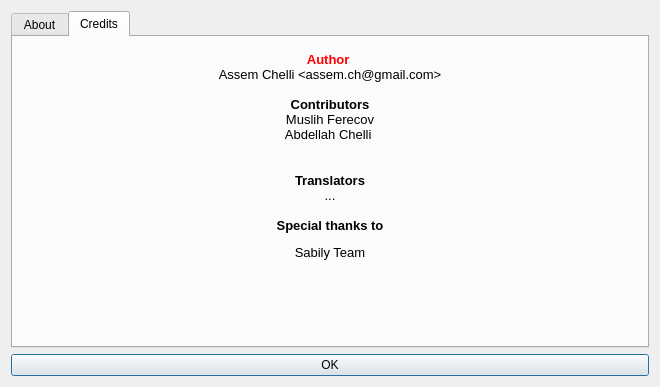
<?xml version="1.0" encoding="UTF-8"?>
<ui version="4.0">
 <class>Dialog</class>
 <widget class="QDialog" name="Dialog">
  <property name="windowModality">
   <enum>Qt::ApplicationModal</enum>
  </property>
  <property name="geometry">
   <rect>
    <x>0</x>
    <y>0</y>
    <width>660</width>
    <height>387</height>
   </rect>
  </property>
  <property name="focusPolicy">
   <enum>Qt::NoFocus</enum>
  </property>
  <property name="windowTitle">
   <string>About </string>
  </property>
  <property name="modal">
   <bool>true</bool>
  </property>
  <layout class="QVBoxLayout" name="verticalLayout">
   <item>
    <widget class="QTabWidget" name="tabWidget">
     <property name="currentIndex">
      <number>1</number>
     </property>
     <widget class="QWidget" name="tab">
      <attribute name="title">
       <string>About</string>
      </attribute>
      <layout class="QVBoxLayout" name="verticalLayout_3">
       <item>
        <widget class="QTextBrowser" name="o_about">
         <property name="sizePolicy">
          <sizepolicy hsizetype="Expanding" vsizetype="Expanding">
           <horstretch>0</horstretch>
           <verstretch>0</verstretch>
          </sizepolicy>
         </property>
         <property name="minimumSize">
          <size>
           <width>300</width>
           <height>25</height>
          </size>
         </property>
         <property name="maximumSize">
          <size>
           <width>16777215</width>
           <height>16777215</height>
          </size>
         </property>
         <property name="font">
          <font>
           <family>Arial</family>
           <pointsize>12</pointsize>
          </font>
         </property>
         <property name="cursor" stdset="0">
          <cursorShape>IBeamCursor</cursorShape>
         </property>
         <property name="toolTip">
          <string/>
         </property>
         <property name="autoFillBackground">
          <bool>false</bool>
         </property>
         <property name="styleSheet">
          <string notr="true">background-color:Transparent;</string>
         </property>
         <property name="frameShape">
          <enum>QFrame::WinPanel</enum>
         </property>
         <property name="frameShadow">
          <enum>QFrame::Sunken</enum>
         </property>
         <property name="lineWidth">
          <number>2</number>
         </property>
         <property name="documentTitle">
          <string notr="true"/>
         </property>
         <property name="undoRedoEnabled">
          <bool>false</bool>
         </property>
         <property name="readOnly">
          <bool>true</bool>
         </property>
         <property name="html">
          <string notr="true">&lt;!DOCTYPE HTML PUBLIC &quot;-//W3C//DTD HTML 4.0//EN&quot; &quot;http://www.w3.org/TR/REC-html40/strict.dtd&quot;&gt;
&lt;html&gt;&lt;head&gt;&lt;meta name=&quot;qrichtext&quot; content=&quot;1&quot; /&gt;&lt;style type=&quot;text/css&quot;&gt;
p, li { white-space: pre-wrap; }
&lt;/style&gt;&lt;/head&gt;&lt;body style=&quot; font-family:'Arial'; font-size:12pt; font-weight:400; font-style:normal;&quot;&gt;
&lt;p align=&quot;center&quot; style=&quot;-qt-paragraph-type:empty; margin-top:0px; margin-bottom:0px; margin-left:0px; margin-right:0px; -qt-block-indent:0; text-indent:0px;&quot;&gt;&lt;/p&gt;
&lt;p align=&quot;center&quot; style=&quot; margin-top:0px; margin-bottom:0px; margin-left:0px; margin-right:0px; -qt-block-indent:0; text-indent:0px;&quot;&gt;&lt;span style=&quot; font-family:'ArabeyesQr'; font-size:14pt; font-weight:600; color:#ff0000;&quot;&gt;AlfanousDesktop &lt;/span&gt;&lt;/p&gt;
&lt;p align=&quot;center&quot; style=&quot; margin-top:0px; margin-bottom:0px; margin-left:0px; margin-right:0px; -qt-block-indent:0; text-indent:0px;&quot;&gt;&lt;span style=&quot; font-family:'ArabeyesQr'; font-size:14pt;&quot;&gt;version &lt;/span&gt;&lt;span style=&quot; font-family:'ArabeyesQr'; font-size:14pt; font-weight:600;&quot;&gt;0.5&lt;/span&gt;&lt;/p&gt;
&lt;p align=&quot;center&quot; style=&quot;-qt-paragraph-type:empty; margin-top:0px; margin-bottom:0px; margin-left:0px; margin-right:0px; -qt-block-indent:0; text-indent:0px; font-family:'ArabeyesQr'; font-size:14pt; font-weight:600;&quot;&gt;&lt;/p&gt;
&lt;p align=&quot;center&quot; style=&quot; margin-top:0px; margin-bottom:0px; margin-left:0px; margin-right:0px; -qt-block-indent:0; text-indent:0px;&quot;&gt;&lt;span style=&quot; font-family:'ArabeyesQr'; font-size:10pt;&quot;&gt;(c) 2010-2011  Alfanous Team. &lt;/span&gt;&lt;/p&gt;
&lt;p align=&quot;center&quot; style=&quot; margin-top:0px; margin-bottom:0px; margin-left:0px; margin-right:0px; -qt-block-indent:0; text-indent:0px;&quot;&gt;&lt;span style=&quot; font-family:'ArabeyesQr'; font-size:10pt;&quot;&gt;All  rights   reserved  under  &lt;/span&gt;&lt;span style=&quot; font-family:'ArabeyesQr'; font-size:10pt; font-weight:600;&quot;&gt;AGPL &lt;/span&gt;&lt;span style=&quot; font-family:'ArabeyesQr'; font-size:10pt;&quot;&gt; license&lt;/span&gt;&lt;/p&gt;
&lt;p align=&quot;center&quot; style=&quot;-qt-paragraph-type:empty; margin-top:0px; margin-bottom:0px; margin-left:0px; margin-right:0px; -qt-block-indent:0; text-indent:0px;&quot;&gt;&lt;/p&gt;
&lt;p align=&quot;center&quot; style=&quot; margin-top:0px; margin-bottom:0px; margin-left:0px; margin-right:0px; -qt-block-indent:0; text-indent:0px;&quot;&gt;&lt;span style=&quot; font-family:'Sans'; font-size:10pt; font-weight:600; color:#000000;&quot;&gt;Website &lt;/span&gt;&lt;span style=&quot; font-family:'Sans'; font-size:10pt; color:#000000;&quot;&gt; &lt;/span&gt;&lt;/p&gt;
&lt;p align=&quot;center&quot; style=&quot; margin-top:0px; margin-bottom:0px; margin-left:0px; margin-right:0px; -qt-block-indent:0; text-indent:0px;&quot;&gt;&lt;span style=&quot; font-family:'Sans'; font-size:10pt;&quot;&gt;www.alfanous.org&lt;/span&gt;&lt;/p&gt;
&lt;p align=&quot;center&quot; style=&quot;-qt-paragraph-type:empty; margin-top:0px; margin-bottom:0px; margin-left:0px; margin-right:0px; -qt-block-indent:0; text-indent:0px;&quot;&gt;&lt;/p&gt;
&lt;p align=&quot;center&quot; style=&quot; margin-top:0px; margin-bottom:0px; margin-left:0px; margin-right:0px; -qt-block-indent:0; text-indent:0px;&quot;&gt;&lt;span style=&quot; font-family:'Sans'; font-size:10pt; font-weight:600; color:#000000;&quot;&gt;Mailinglist&lt;/span&gt;&lt;/p&gt;
&lt;p align=&quot;center&quot; style=&quot; margin-top:0px; margin-bottom:0px; margin-left:0px; margin-right:0px; -qt-block-indent:1; text-indent:0px;&quot;&gt;&lt;span style=&quot; font-family:'Sans'; font-size:10pt;&quot;&gt;alfanous@googlegroup.com &lt;/span&gt;&lt;/p&gt;
&lt;p style=&quot;-qt-paragraph-type:empty; margin-top:0px; margin-bottom:12px; margin-left:0px; margin-right:0px; -qt-block-indent:1; text-indent:0px; font-family:'Sans'; font-size:10pt;&quot;&gt;&lt;/p&gt;&lt;/body&gt;&lt;/html&gt;</string>
         </property>
         <property name="overwriteMode">
          <bool>true</bool>
         </property>
         <property name="acceptRichText">
          <bool>true</bool>
         </property>
         <property name="textInteractionFlags">
          <set>Qt::LinksAccessibleByKeyboard|Qt::LinksAccessibleByMouse|Qt::TextBrowserInteraction|Qt::TextSelectableByKeyboard|Qt::TextSelectableByMouse</set>
         </property>
         <property name="openExternalLinks">
          <bool>false</bool>
         </property>
         <property name="openLinks">
          <bool>false</bool>
         </property>
        </widget>
       </item>
      </layout>
     </widget>
     <widget class="QWidget" name="tab_2">
      <attribute name="title">
       <string>Credits</string>
      </attribute>
      <layout class="QVBoxLayout" name="verticalLayout_2">
       <item>
        <widget class="QTextBrowser" name="o_about_2">
         <property name="sizePolicy">
          <sizepolicy hsizetype="Expanding" vsizetype="Expanding">
           <horstretch>0</horstretch>
           <verstretch>0</verstretch>
          </sizepolicy>
         </property>
         <property name="minimumSize">
          <size>
           <width>300</width>
           <height>25</height>
          </size>
         </property>
         <property name="maximumSize">
          <size>
           <width>16777215</width>
           <height>16777215</height>
          </size>
         </property>
         <property name="font">
          <font>
           <family>Arial</family>
           <pointsize>12</pointsize>
          </font>
         </property>
         <property name="cursor" stdset="0">
          <cursorShape>IBeamCursor</cursorShape>
         </property>
         <property name="toolTip">
          <string/>
         </property>
         <property name="autoFillBackground">
          <bool>false</bool>
         </property>
         <property name="styleSheet">
          <string notr="true">background-color:Transparent;</string>
         </property>
         <property name="frameShape">
          <enum>QFrame::WinPanel</enum>
         </property>
         <property name="frameShadow">
          <enum>QFrame::Sunken</enum>
         </property>
         <property name="lineWidth">
          <number>2</number>
         </property>
         <property name="documentTitle">
          <string notr="true"/>
         </property>
         <property name="undoRedoEnabled">
          <bool>false</bool>
         </property>
         <property name="readOnly">
          <bool>true</bool>
         </property>
         <property name="html">
          <string notr="true">&lt;!DOCTYPE HTML PUBLIC &quot;-//W3C//DTD HTML 4.0//EN&quot; &quot;http://www.w3.org/TR/REC-html40/strict.dtd&quot;&gt;
&lt;html&gt;&lt;head&gt;&lt;meta name=&quot;qrichtext&quot; content=&quot;1&quot; /&gt;&lt;style type=&quot;text/css&quot;&gt;
p, li { white-space: pre-wrap; }
&lt;/style&gt;&lt;/head&gt;&lt;body style=&quot; font-family:'Arial'; font-size:12pt; font-weight:400; font-style:normal;&quot;&gt;
&lt;p align=&quot;center&quot; style=&quot; margin-top:0px; margin-bottom:0px; margin-left:0px; margin-right:0px; -qt-block-indent:0; text-indent:0px;&quot;&gt;&lt;span style=&quot; font-family:'Sans'; font-size:10pt; font-weight:600; color:#ff0000;&quot;&gt;Author &lt;/span&gt;&lt;/p&gt;
&lt;p align=&quot;center&quot; style=&quot; margin-top:0px; margin-bottom:0px; margin-left:0px; margin-right:0px; -qt-block-indent:0; text-indent:0px;&quot;&gt;&lt;span style=&quot; font-family:'Sans'; font-size:10pt;&quot;&gt;Assem Chelli &amp;lt;assem.ch@gmail.com&amp;gt;&lt;/span&gt;&lt;/p&gt;
&lt;p align=&quot;center&quot; style=&quot;-qt-paragraph-type:empty; margin-top:0px; margin-bottom:0px; margin-left:0px; margin-right:0px; -qt-block-indent:0; text-indent:0px; font-family:'Sans'; font-size:10pt;&quot;&gt;&lt;/p&gt;
&lt;p align=&quot;center&quot; style=&quot; margin-top:0px; margin-bottom:0px; margin-left:0px; margin-right:0px; -qt-block-indent:0; text-indent:0px;&quot;&gt;&lt;span style=&quot; font-family:'Sans'; font-size:10pt; font-weight:600;&quot;&gt;Contributors&lt;/span&gt;&lt;/p&gt;
&lt;p align=&quot;center&quot; style=&quot; margin-top:0px; margin-bottom:0px; margin-left:0px; margin-right:0px; -qt-block-indent:0; text-indent:0px;&quot;&gt;&lt;span style=&quot; font-family:'Sans'; font-size:10pt;&quot;&gt;Muslih Ferecov&lt;/span&gt;&lt;/p&gt;
&lt;p align=&quot;center&quot; style=&quot; margin-top:0px; margin-bottom:12px; margin-left:0px; margin-right:0px; -qt-block-indent:0; text-indent:0px;&quot;&gt;&lt;span style=&quot; font-family:'Sans'; font-size:10pt;&quot;&gt;Abdellah Chelli &lt;/span&gt;&lt;/p&gt;
&lt;p align=&quot;center&quot; style=&quot;-qt-paragraph-type:empty; margin-top:0px; margin-bottom:0px; margin-left:0px; margin-right:0px; -qt-block-indent:0; text-indent:0px;&quot;&gt;&lt;/p&gt;
&lt;p align=&quot;center&quot; style=&quot; margin-top:0px; margin-bottom:0px; margin-left:0px; margin-right:0px; -qt-block-indent:0; text-indent:0px;&quot;&gt;&lt;span style=&quot; font-family:'Sans'; font-size:10pt; font-weight:600; color:#000000;&quot;&gt;Translators&lt;/span&gt;&lt;/p&gt;
&lt;p align=&quot;center&quot; style=&quot; margin-top:0px; margin-bottom:0px; margin-left:0px; margin-right:0px; -qt-block-indent:0; text-indent:0px;&quot;&gt;&lt;span style=&quot; font-family:'Sans'; font-size:10pt;&quot;&gt;...&lt;/span&gt;&lt;/p&gt;
&lt;p align=&quot;center&quot; style=&quot;-qt-paragraph-type:empty; margin-top:0px; margin-bottom:0px; margin-left:0px; margin-right:0px; -qt-block-indent:0; text-indent:0px; font-family:'Sans'; font-size:10pt;&quot;&gt;&lt;/p&gt;
&lt;p align=&quot;center&quot; style=&quot; margin-top:0px; margin-bottom:12px; margin-left:0px; margin-right:0px; -qt-block-indent:0; text-indent:0px;&quot;&gt;&lt;span style=&quot; font-family:'Sans'; font-size:10pt; font-weight:600; color:#000000;&quot;&gt;Special thanks to&lt;/span&gt;&lt;/p&gt;
&lt;p align=&quot;center&quot; style=&quot; margin-top:0px; margin-bottom:12px; margin-left:0px; margin-right:0px; -qt-block-indent:0; text-indent:0px;&quot;&gt;&lt;span style=&quot; font-family:'Sans'; font-size:10pt;&quot;&gt;Sabily Team&lt;/span&gt;&lt;/p&gt;
&lt;p style=&quot;-qt-paragraph-type:empty; margin-top:0px; margin-bottom:12px; margin-left:0px; margin-right:0px; -qt-block-indent:1; text-indent:0px; font-family:'Sans'; font-size:10pt; font-weight:600; color:#0000ff;&quot;&gt;&lt;/p&gt;&lt;/body&gt;&lt;/html&gt;</string>
         </property>
         <property name="overwriteMode">
          <bool>true</bool>
         </property>
         <property name="acceptRichText">
          <bool>true</bool>
         </property>
         <property name="textInteractionFlags">
          <set>Qt::LinksAccessibleByKeyboard|Qt::LinksAccessibleByMouse|Qt::TextBrowserInteraction|Qt::TextSelectableByKeyboard|Qt::TextSelectableByMouse</set>
         </property>
         <property name="openExternalLinks">
          <bool>false</bool>
         </property>
         <property name="openLinks">
          <bool>false</bool>
         </property>
        </widget>
       </item>
      </layout>
     </widget>
    </widget>
   </item>
   <item>
    <widget class="QPushButton" name="pushButton">
     <property name="text">
      <string>OK</string>
     </property>
    </widget>
   </item>
  </layout>
 </widget>
 <resources/>
 <connections>
  <connection>
   <sender>pushButton</sender>
   <signal>clicked()</signal>
   <receiver>Dialog</receiver>
   <slot>accept()</slot>
   <hints>
    <hint type="sourcelabel">
     <x>189</x>
     <y>273</y>
    </hint>
    <hint type="destinationlabel">
     <x>4</x>
     <y>154</y>
    </hint>
   </hints>
  </connection>
 </connections>
</ui>
